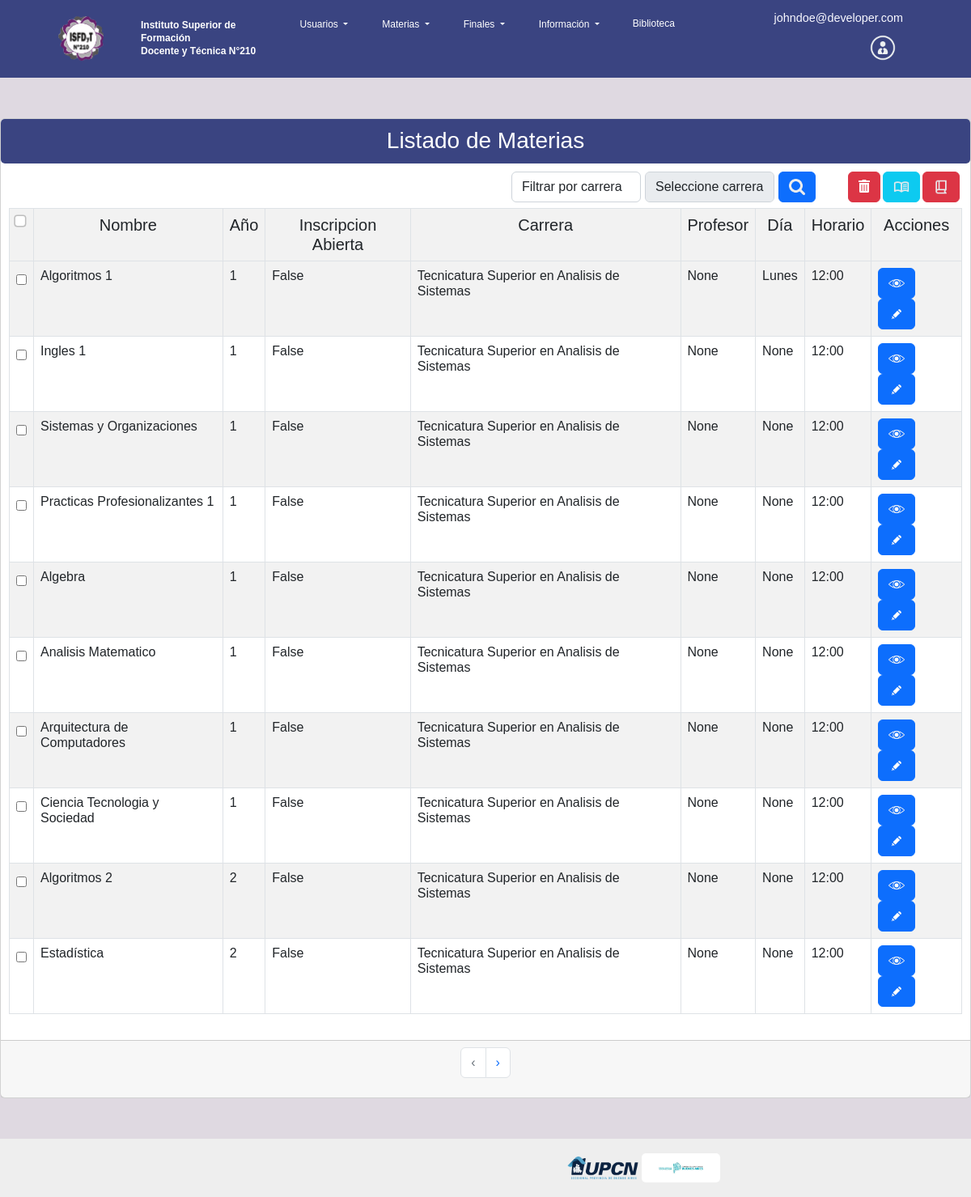
/lista_materias_admin/ (signed in), run on the app's committed database.
### inscripcionFinales/models.py (models this page shows, shortened)
class Usuario(AbstractBaseUser,PermissionsMixin):
    email = models.EmailField('email', max_length=254, unique = True)
    username = models.CharField('username',unique = True,null = True, max_length=100, blank=False)
    nombre_completo = models.CharField('nombre_completo', max_length=200, null=True, blank=True)
    fecha_nac = models.DateField('fecha_nac', null=True, blank=True)
    dni = models.IntegerField('dni',unique = True, null= True, blank=True)
    direccion = models.CharField('direccion', max_length=50, null=True, blank=True)
    localidad = models.CharField('localidad', max_length=50, null=True, blank=True)
    ciudad = models.CharField('ciudad', max_length=100, null=True, blank=True)
    nacionalidad = models.CharField('nacionalidad',max_length=50, null=True, blank=True)
    telefono_1 = models.IntegerField('telefono_1', null=True, blank=True)
    telefono_2 = models.IntegerField('telefono_2', null=True, blank=True)
    estado_civil=models.CharField('estado_civil', choices=ESTADO_CIVIL_CHOICES,max_length=50, null=True, blank=True)
    sexo=models.CharField('sexo',choices=SEXO_CHOICES,max_length=10, null=True, blank=True)
    imagen = models.ImageField('imagenPerfil', upload_to='perfil/', max_length=200, null=True, blank=True)
    is_admin = models.BooleanField('is_admin', default=False)
    is_superuser = models.BooleanField('is_superuser', default=False)
    is_active = models.BooleanField(default = True)
    is_staff = models.BooleanField(default = False)
    carrera = models.ManyToManyField('Carrera',blank=True)
    Estudiante = 'Estudiante'
    Preceptor = 'Preceptor'
    Profesor = 'Profesor'
    Directivo = 'Directivo'
    Administrador = 'Administrador'
    Bibliotecario = 'Bibliotecario'
    ROL_CHOICES = (
        (Directivo, 'Directivo'),
        (Preceptor, 'Preceptor'),
        (Profesor, 'Profesor'),
        (Estudiante, 'Estudiante'),
        (Administrador, 'Administrador'),
        (Bibliotecario, 'Bibliotecario'),
     )
    rol = models.CharField(max_length=20, choices=ROL_CHOICES, default=Estudiante)
    objects = UsuarioManager()
    USERNAME_FIELD = 'email'
    REQUIRED_FIELDS = ['password']

class Materia(models.Model):
    nombre_materia = models.CharField('nombre_materia', max_length=50)
    carrera = models.ForeignKey('Carrera',on_delete=models.CASCADE,null=True)
    profesor = models.ForeignKey('Usuario',on_delete=models.CASCADE,null=True)
    inscripcionAbierta = models.BooleanField(default=False)
    Inicio = '12:00'
    Inicio1 = '14:00'
    Inicio2 = '16:00'
    Inicio3 = '18:00'
    Inicio4 = '20:00'
    HORARIO_CHOICES = (
        ('12:00', '12:00'),
        ('14:00', '14:00'),
        ('16:00', '16:00'),
        ('18:00', '18:00'),
        ('20:00', '20:00')
        )
    Horario=models.CharField(max_length=22, choices=HORARIO_CHOICES, default='12:00')
    ANIO_CHOICES = (
        (1, '1'),
        (2, '2'),
        (3, '3'),
        (4, '4'),
     )
    anio=models.IntegerField(choices=ANIO_CHOICES, default=1)
    DIA_CHOICES = (
        ('Lunes', 'Lunes'),
        ('Martes', 'Martes'),
        ('Miércoles', 'Miércoles'),
        ('Jueves', 'Jueves'),
        ('Viernes', 'Viernes'),
    )
    dia = models.CharField(max_length=20, choices=DIA_CHOICES, default='Lunes')

class Carrera(models.Model):
    nombre_carrera = models.CharField('nombre_carrera',unique = True, max_length=100)
    num_resolucion = models.CharField('num_resolucion', max_length=100, blank = True, null = True)
    duracion_carrera = models.PositiveBigIntegerField(default=3)
    instituto = models.ForeignKey('Instituto',on_delete=models.CASCADE,null=True)

### inscripcionFinales/views.py (the view)
# urls.py: path('lista_materias_admin/', lista_materias_admin, name='lista_materias_admin'),
def lista_materias_admin(request):
    carreras = Carrera.objects.all()
    materias_all = Materia.objects.all().order_by('anio')
    query_carrera = request.GET.get('carrera')
    query_anio = request.GET.get('anio')
    filters = Q()
    if query_carrera:
        filters &= Q(carrera__id=query_carrera)
    if query_anio:
        filters &= Q(anio=query_anio)
    if filters:
        materias_all = materias_all.filter(filters)
    paginator = Paginator(materias_all, 10)
    page = request.GET.get('page')
    try:
        materias = paginator.page(page)
    except PageNotAnInteger:
        materias = paginator.page(1)
    except EmptyPage:
        materias = paginator.page(paginator.num_pages)
    return render(request, 'materias/lista_materias_admin.html', {'materias': materias, 'carreras': carreras})

### inscripcionFinales/templates/materias/lista_materias_admin.html (shortened to what this page needs)
{% extends 'base/base.html' %}
{% block content %}
{% if request.user.is_staff or request.user.is_superuser or request.user.is_admin %}
<div class="card-body" style="margin-top: 50px; margin-bottom: 50px;">
    <div class="card">
        <div class="card-headers"  style="border-radius: 5px;">
            <h3 class="card-title">Listado de Materias</h3>
            <form class="d-flex" role="search-input" style="position: absolute; right: 10px; top: 55px;">
            <form class="d-flex" role="search-input" style="position: absolute; right: 10px; top: 0;">
                <div style="display: flex; align-items: flex-end;">
                    <select name="carrera" id="carrera-select" class="form-control" onchange="mostrarAnio()" style="width: 160px; margin-right: 5px">
                        <option value="">Filtrar por carrera</option>
                    </select>
                    <select name="anio" id="anio-select" class="form-control" onchange="inscripciones()" style="width: 160px; margin-right: 5px" disabled>
                        <option value="">Seleccione carrera</option>
                    </select>
                        <button class="btn btn-primary" type="submit" title="Buscar" style="margin-right:40px;margin-top: 10px"><img src="/static/imagenes/Lupita.png" height="20px" width="20px"></img></button>
                        <a href="#" id="eliminarSeleccionados" class="btn btn-danger" style="margin-right:3px;margin-top: 10px"><i class="fas fa-trash-alt"></i></a>
                        <a href="#" id="abrirSeleccionados" class="btn btn-info" style="margin-right:3px;margin-top: 10px"><img src="/static/imagenes/abrir_inscripcion.png" height="20px" width="20px"></img></a>
                        <a href="#" id="cerrarSeleccionados" class="btn btn-danger" style="margin-right:3px;margin-top: 10px"><img src="/static/imagenes/cerrar_inscripcion.png" height="20px" width="20px"></img></a>
                </div>
            </form>
        </div>
        <div class="card-body" style="padding-top: 55px; padding-left: 10px; padding-right: 10px;">
            <form id="formMaterias" method="post" action="">
            <table class="table table-striped table-bordered">
                {% load static %}
                    <tr>
                        <th><input class="form-check-input" type="checkbox" id="checkTodos" title="Seleccionar todo" style="transform: scale(1.5);"></th>
                        <th class="h5">Nombre</th>
                        <th class="h5">Año</th>
                        <th class="h5">Inscripcion Abierta</th>
                        <th class="h5">Carrera</th>
                        <th class="h5">Profesor</th>
                        <th class="h5">Día</th>
                        <th class="h5">Horario</th>
                        <th class="h5">Acciones</th>
                    </tr>
                <tbody>
                    {% if materias %}
                        {% for materia in materias %}
                            <tr>
                                <td><input type="checkbox" name="materia_ids" value="{{ materia.id }}"></td>
                                <td class="h6">{{materia.nombre_materia}}</td>
                                <td class="h6">{{materia.anio}}</td>
                                <td id="inscripcion{{materia.id}}" class="h6">{{materia.inscripcionAbierta}}</td>
                                <td class="h6">{{materia.carrera.nombre_carrera}}</td>
                                <td class="h6">{{materia.profesor.nombre_completo}}</td>
                                <td class="h6">{{materia.dia}}</td>
                                <td class="h6">{{materia.Horario}}</td>
                                <td>
                                    <a title= "Ver"name="" id="" class="btn btn-primary" href="{% url 'ver_materias' id=materia.id %}" role="button"><img src="/static/imagenes/view.png" height="20px" width="20px"></img></a>
                                    <a title= "Editar"name="" id="" class="btn btn-primary" href="{% url 'editar_materia' id=materia.id %}" role="button"><img src="/static/imagenes/edit.png" height="20px" width="20px"></img></a>
                                </td>
                            </tr>
                            <div class="modal fade" id="modalSeleccionar" tabindex="-1" aria-labelledby="modalSeleccionarLabel" aria-hidden="true">
                        {% endfor %}
                    {% else %}
                          <tr>
                            <td colspan="9">
                                <div class="alert alert-danger text-center">No hay materias disponibles.</div>
                            </td>
                        </tr>
                    {% endif %}
                </tbody>
            </table>
        </div>
        <div class="card-footer">
            <nav aria-label="...">
                <ul class="pagination justify-content-center">
                    <li class="page-item {% if not materias.has_previous %}disabled{% endif %}">
                        <a class="page-link" href="{% if materias.has_previous %}?page={{ materias.previous_page_number }}{% else %}javascript:void(0);{% endif %}" aria-label="Anterior">
                            <span aria-hidden="true">&lsaquo;</span>
                        </a>
                    </li>
                    <li class="page-item {% if not materias.has_next %}disabled{% endif %}">
                        <a class="page-link" href="{% if materias.has_next %}?page={{ materias.next_page_number }}{% else %}javascript:void(0);{% endif %}" aria-label="Siguiente">
                            <span aria-hidden="true">&rsaquo;</span>
                        </a>
                    </li>
                </ul>
            </nav>
        </div>
        {% endif %}
{% endblock %}

### inscripcionFinales/templates/base/navbar.html (shortened to what this page needs)
<nav class="navbar  navbar-expand-lg navbar-dark">
  <div class="container-fluid">
    <a class="navbar-brand" href="/">
      <img class="logo-insti" src="/static/imagenes/Logo_i210.png">
    </a>
    <div class="rotulo">
      Instituto Superior de Formación<br>Docente y Técnica N°210
    </div>
    <div class="collapse navbar-collapse" id="navbarNavDropdown">
      <ul class="navbar-nav" style="text-align: right;">
        {% if request.user.is_staff or request.user.is_superuser or request.user.admin %}
          <li class="nav-item">
            <div class="dropdown">
              <button class="btn btn-navbar dropdown-toggle nav-link" type="button" id="dropdownMenuButton1" data-bs-toggle="dropdown" aria-expanded="false" style="text-decoration: none" style="text-align: right">
                Usuarios
              </button>
            </div>
          </li>
        {% endif %}
        {% if user.is_authenticated %}
        <li class="nav-item">
            <div class="dropdown">
              <button class="btn btn-navbar dropdown-toggle nav-link" type="button" id="dropdownMenuButton1" data-bs-toggle="dropdown" aria-expanded="false" style="text-decoration: none" style="text-align: right">
                Materias
              </button>
            </div>
          </li>
          {% endif %}
        {% if user.is_authenticated %}
        <li class="nav-item">
            <div class="dropdown">
              <button class="btn btn-navbar dropdown-toggle nav-link" type="button" id="dropdownMenuButton1" data-bs-toggle="dropdown" aria-expanded="false" style="text-decoration: none" style="text-align: right">
                Finales
              </button>
            </div>
          </li>
          {% endif %}
          {% if user.is_authenticated %}
          <li class="nav-item">
            <div class="dropdown">
              <button class="btn btn-navbar dropdown-toggle nav-link" type="button" id="dropdownMenuButton1" data-bs-toggle="dropdown" aria-expanded="false" style="text-decoration: none" style="text-align: right">
                Información
              </button>
            </div>
          <li class="nav-item">
            <a class="nav-link" href="#" rel="noopener noreferrer" style="text-decoration: none">Biblioteca</a>
          </li>
            {% endif %}
        {% if not user.is_authenticated %}
          <li class="nav-item">
            <a class="nav-link" href="{% url 'login' %}">
              <img class="icono-nav" src="/static/imagenes/Login.png">
              <span class="nav-user">Login</span>
            </a>
          </li>
        {% else %}
          <li class="nav-item">
          </li>
          <li class="nav-item last-nav-item">
          <li class="nav-item last-nav-item">
            <div class="dropdown">
              <table>
                <tr>
                  <h9 style="color:ghostwhite">{{user.email}}</h9>
                  <button class="btn dropdown mrg-0 only-lt" type="button" data-bs-toggle="dropdown">
                    <a class="nav-link" href="#">
                      {% if request.user.is_staff or request.user.is_superuser or request.user.admin %}
                      <img class="icono-nav" src="/static/imagenes/Perfiladmin.png" alt="Default Image">
                    {% else %}
                      {% if user.imagen %}
                        <img class="icono-nav" src="{{ user.imagen.url }}" alt="User Image">
                      {% else %}
                        <img class="icono-nav" src="/static/imagenes/Perfil.png" alt="Default Image">
                      {% endif %}
                    {% endif %}
                    </a>
                  </button>
                </tr>
                </table>
                </li>
              </ul>
            </div>
        {% endif %}
    </div>
</nav>

### inscripcionFinales/static/style.css (style rules this page uses)
html { box-sizing: border-box; }
input { margin-top: 0.5rem; }
*, *:before, *:after { box-sizing: inherit; }
body { font-family: 'Trebuchet MS', 'Arial', sans-serif; font-style: normal; font-size: 0.65rem; overflow-x: hidden; position: relative; width: 100vw; max-width: 100vw; min-height: 100vh; background-color: #DFD9E1; }
.navbar { background-color: #3A4481; font-size: 1.2vw; font-weight: 400; padding: 0; }
.container-fluid { display: flex; }
.logo-insti { max-width: 7vh; height: 7vh; margin: 0 2.5vw 0 5vw; padding: 0; }
.rotulo { color: #fff; font-weight: 700; font-size: 2.7vw; line-height: 3.86vw; }
@media (min-width: 568px) { .rotulo { font-size: 1.5vw; line-height: 1.9vw; } }
@media (min-width: 768px) { .rotulo { font-size: 1vw; line-height: 1.3vw; } }
.navbar-nav { flex-grow: 1; }
@media (min-width: 960px) { .navbar-nav li:nth-of-type(1) { margin-left: auto; } }
@media (min-width: 960px) { .navbar-nav li:nth-of-type(6) { margin-left: auto; } }
@media (min-width: 960px) { .navbar-nav li:nth-of-type(7) { margin-right: 2vw; } }
.last-nav-item { margin-right: 5vw; margin-left: auto; }
.mrg-0 { margin: 0; padding: 0; }
.nav-item { padding: 1vw; }
.icono-nav { max-width: 4vw; margin: 0 3vw 0 0; padding: 0; }
@media (min-width:960px) { .icono-nav { margin: 0; max-width: 4vh; } }
.nav-link { color:#fff; font-weight: 400; font-size: 3.2vw; line-height: 2.86vw; }
@media (min-width:768px) { .nav-link { font-size: 2.15vw; line-height: 1.5vw; } }
@media (min-width:960px) { .nav-link { font-size: 1vw; line-height: 1.5vw; } }
.card-headers { background-color: #3A4481; color: white; text-align: center; height: 55px; line-height: 20px; padding: 10px 20px; }
tbody { background-color: #ffffff; }
th.h5 { text-align: center; }

### data on the page
Usuario: email "johndoe@developer.com"
Materia: nombre_materia "Algoritmos 1", anio "1", inscripcionAbierta "False", carrera.nombre_carrera "Tecnicatura Superior en Analisis de Sistemas", profesor.nombre_completo "None", dia "Lunes", Horario "12:00"
Materia: nombre_materia "Ingles 1", anio "1", inscripcionAbierta "False", carrera.nombre_carrera "Tecnicatura Superior en Analisis de Sistemas", profesor.nombre_completo "None", dia "None", Horario "12:00"
Materia: nombre_materia "Sistemas y Organizaciones", anio "1", inscripcionAbierta "False", carrera.nombre_carrera "Tecnicatura Superior en Analisis de Sistemas", profesor.nombre_completo "None", dia "None", Horario "12:00"
Materia: nombre_materia "Practicas Profesionalizantes 1", anio "1", inscripcionAbierta "False", carrera.nombre_carrera "Tecnicatura Superior en Analisis de Sistemas", profesor.nombre_completo "None", dia "None", Horario "12:00"
Materia: nombre_materia "Algebra", anio "1", inscripcionAbierta "False", carrera.nombre_carrera "Tecnicatura Superior en Analisis de Sistemas", profesor.nombre_completo "None", dia "None", Horario "12:00"
Materia: nombre_materia "Analisis Matematico", anio "1", inscripcionAbierta "False", carrera.nombre_carrera "Tecnicatura Superior en Analisis de Sistemas", profesor.nombre_completo "None", dia "None", Horario "12:00"
Materia: nombre_materia "Arquitectura de Computadores", anio "1", inscripcionAbierta "False", carrera.nombre_carrera "Tecnicatura Superior en Analisis de Sistemas", profesor.nombre_completo "None", dia "None", Horario "12:00"
Materia: nombre_materia "Ciencia Tecnologia y Sociedad", anio "1", inscripcionAbierta "False", carrera.nombre_carrera "Tecnicatura Superior en Analisis de Sistemas", profesor.nombre_completo "None", dia "None", Horario "12:00"
Materia: nombre_materia "Algoritmos 2", anio "2", inscripcionAbierta "False", carrera.nombre_carrera "Tecnicatura Superior en Analisis de Sistemas", profesor.nombre_completo "None", dia "None", Horario "12:00"
Materia: nombre_materia "Estadística", anio "2", inscripcionAbierta "False", carrera.nombre_carrera "Tecnicatura Superior en Analisis de Sistemas", profesor.nombre_completo "None", dia "None", Horario "12:00"
